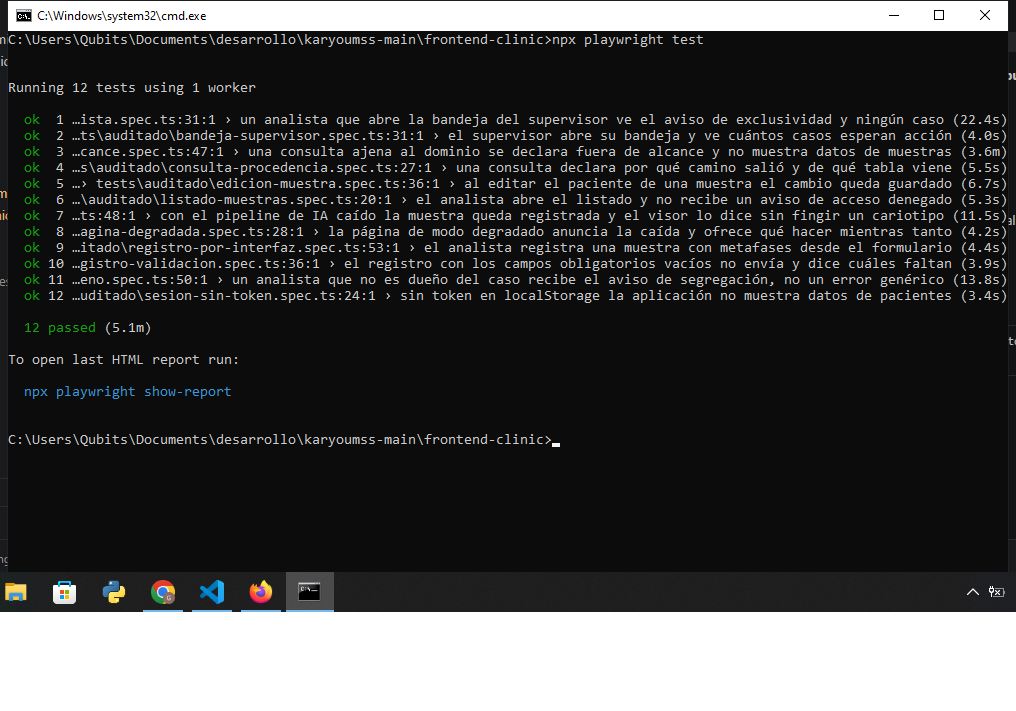
#> input picture docs/M8_E2E/capturas/captura1.png, 1016 x 711 px
$ python anotar_capturas_e2e.py
#> lines starting #> are read from the running program, lines starting #| are printed output that depends on the picture
"""Anota las capturas del entregable M8 sobre la propia imagen.

    py scripts/anotar_capturas_e2e.py

Lee docs/M8_E2E/capturas/captura{1,2,3}.png (las que existan) y escribe
captura{N}_anotada.png al lado, con recuadro, flecha y nota. La consigna exige
la anotacion SOBRE la imagen, no en el texto; este guion la deja reproducible.

Las coordenadas son de las capturas concretas de este entregable (cmd.exe y
el reporte HTML de Playwright a ~1000-1150 px de ancho). Si se retoman con
otro tamano, ajustar las cajas de ANOTACIONES.
"""
import sys
from pathlib import Path

from PIL import Image, ImageDraw, ImageFont

RAIZ = Path(__file__).resolve().parents[1]
CARPETA = RAIZ / 'docs' / 'M8_E2E' / 'capturas'
ROJO = (214, 39, 39)
BLANCO = (255, 255, 255)


def fuente(tam, negrita=False):
    nombre = 'segoeuib.ttf' if negrita else 'segoeui.ttf'
    try:
        return ImageFont.truetype('C:/Windows/Fonts/' + nombre, tam)
    except OSError:
        return ImageFont.load_default()


def nota(d, xy, texto, ancla='la'):
    """Etiqueta con fondo rojo y texto blanco."""
    f = fuente(15, negrita=True)
    x, y = xy
    caja = d.textbbox((x, y), texto, font=f)
    pad = 6
    d.rectangle((caja[0] - pad, caja[1] - pad, caja[2] + pad, caja[3] + pad), fill=ROJO)
    d.text((x, y), texto, font=f, fill=BLANCO)


def flecha(d, desde, hasta, grosor=3):
    d.line((desde, hasta), fill=ROJO, width=grosor)
    import math
    ang = math.atan2(hasta[1] - desde[1], hasta[0] - desde[0])
    largo = 12
    p1 = (hasta[0] - largo * math.cos(ang - 0.45), hasta[1] - largo * math.sin(ang - 0.45))
    p2 = (hasta[0] - largo * math.cos(ang + 0.45), hasta[1] - largo * math.sin(ang + 0.45))
    d.polygon([hasta, p1, p2], fill=ROJO)


def recuadro(d, caja, grosor=3):
    d.rectangle(caja, outline=ROJO, width=grosor)


# Cada entrada: lista de (tipo, argumentos). Coordenadas en pixeles de la captura.
ANOTACIONES = {
    'captura1.png': [
        # cmd 1016x711: comando y~40, los 12 ok en 112..300, resumen en 327.
        ('recuadro', (8, 30, 700, 51)),
        ('nota', ((708, 31), 'comando, desde frontend-clinic/')),
        ('recuadro', (8, 105, 1008, 308)),
        ('nota', ((320, 318), 'los 12 tests auditados, por nombre (tests/auditado/)')),
        ('recuadro', (8, 317, 172, 341)),
        ('flecha', ((320, 400), (178, 331))),
        ('nota', ((320, 392), '12 passed (5.1m): cantidad y tiempo total, sin recortar')),
    ],
    'captura2.png': [
        ('recuadro', (558, 16, 1064, 48)),
        ('nota', ((120, 30), 'reporte HTML: 12 passed, 0 failed')),
        ('recuadro', (790, 60, 1062, 82)),
        ('flecha', ((700, 100), (790, 72))),
        ('nota', ((405, 92), 'MISMA corrida que la terminal: 24/9 1:10, 5.1m')),
        ('recuadro', (86, 320, 1064, 415)),
        ('nota', ((300, 430), 'el unico lento cruza el modelo local (3.6m); los otros 11 suman <1,5 min')),
        ('recuadro', (86, 92, 1064, 1420)),
        ('nota', ((120, 1355), 'los 12 tests con tick verde y su duracion')),
    ],
    'captura3.png': [
        ('recuadro', (585, 16, 1064, 48)),
        ('nota', ((120, 30), 'Rojo controlado: los 15 generados por el agente, sin tocar')),
        ('flecha', ((400, 120), (118, 168))),
        ('nota', ((400, 108), '9 de 15 no llegan a ejecutarse')),
        ('recuadro', (104, 222, 1048, 580)),
        ('nota', ((330, 205), 'CON-05: error de sintaxis, locator sin corchetes')),
        ('nota', ((120, 795), 'Se conservan intactos como evidencia de la auditoria (§3)')),
    ],
}


def anotar(nombre):
#> called with nombre = 'captura1.png'
    ruta = CARPETA / nombre
    if not ruta.exists():
        print('  (no existe)', nombre)
        return
    img = Image.open(ruta).convert('RGB')
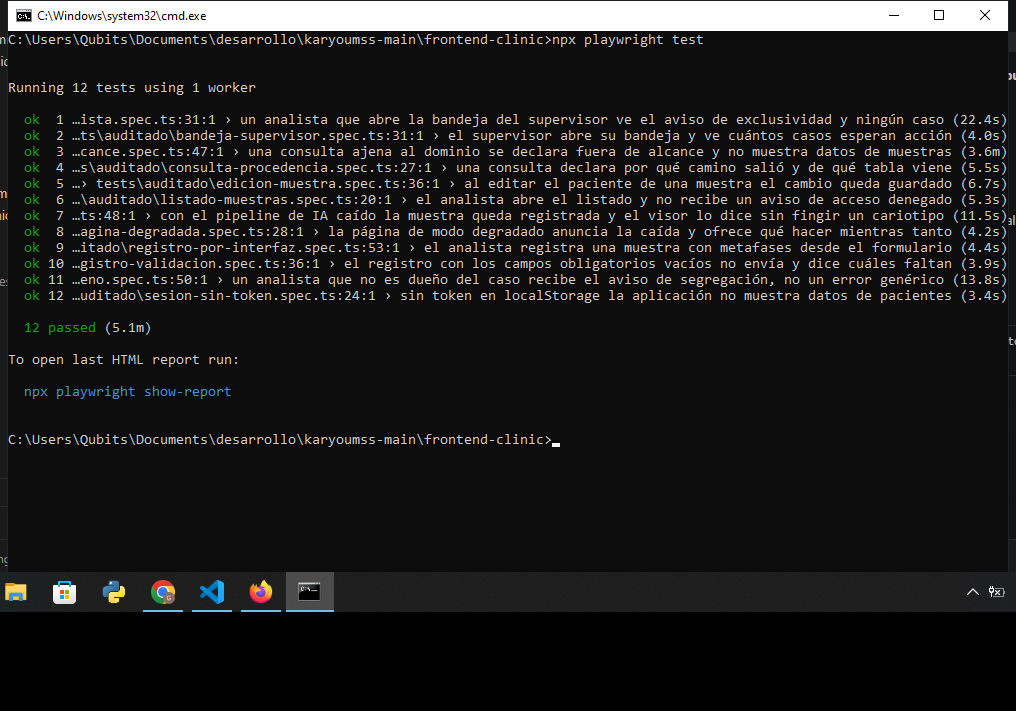
#> img: PIL image 1016x711 RGB; mean R, G, B 29.7, 29.9, 29.8
    d = ImageDraw.Draw(img)
    for tipo, args in ANOTACIONES[nombre]:
        if tipo == 'recuadro':
            recuadro(d, args)
        elif tipo == 'flecha':
            flecha(d, *args)
        elif tipo == 'nota':
            nota(d, args[0], args[1])
    salida = ruta.with_name(ruta.stem + '_anotada.png')
    img.save(salida)
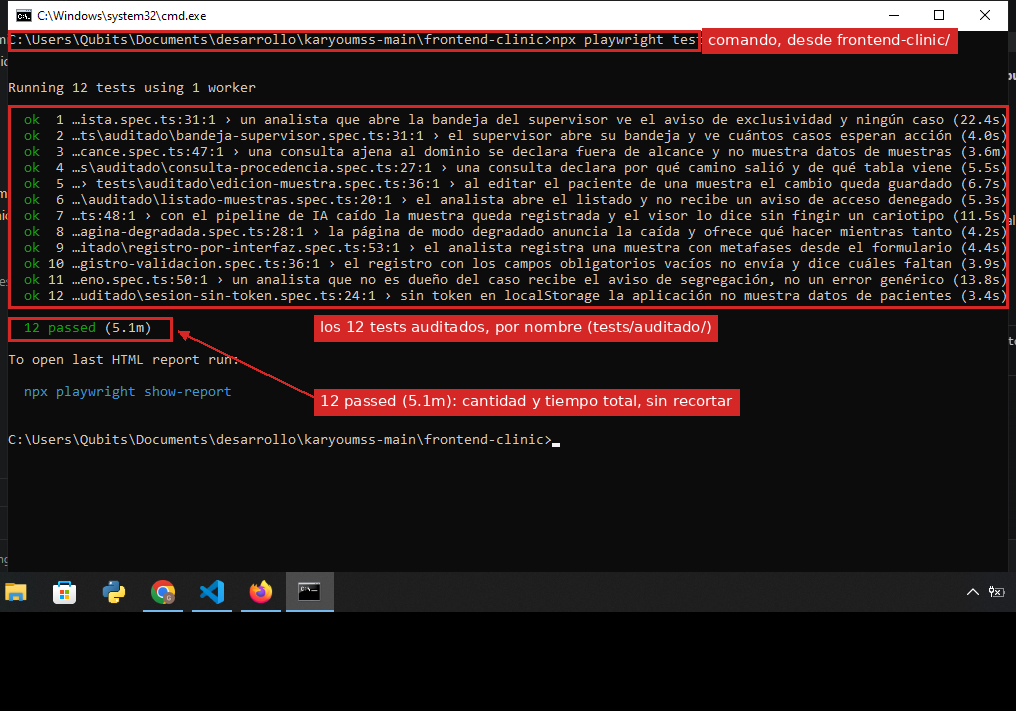
#> saved as captura1_anotada.png: PIL image 1016x711 RGB; mean R, G, B 41.1, 31.8, 31.7
    print('  ok', salida.name, img.size)
#|   ok captura1_anotada.png (1016, 711)


if __name__ == '__main__':
    print('anotando en', CARPETA)
    for n in ANOTACIONES:
        anotar(n)
#> pass 2 of the loop `for n in ANOTACIONES:`:
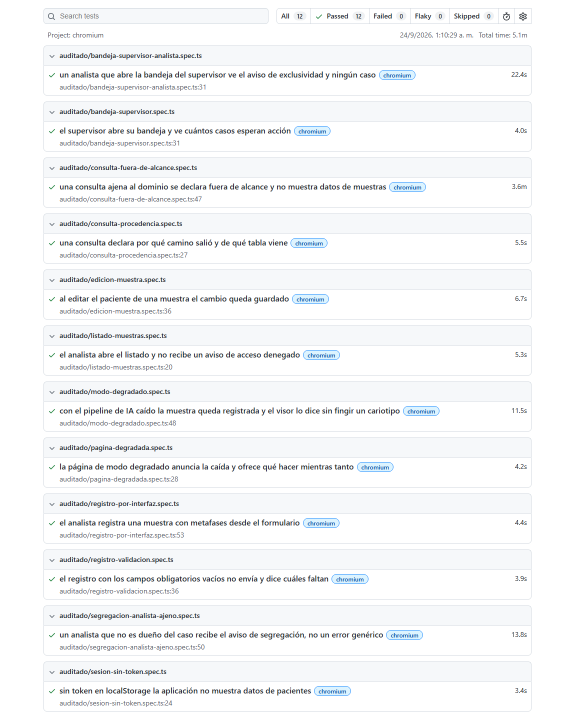
#> input picture docs/M8_E2E/capturas/captura2.png, 1150 x 1430 px (shown at 1/2 size)
#> in anotar, img is the input picture: PIL image 1150x1430 RGB; mean R, G, B 245.1, 246.3, 247.5
#> in anotar (call 2), `img.save(salida)`:
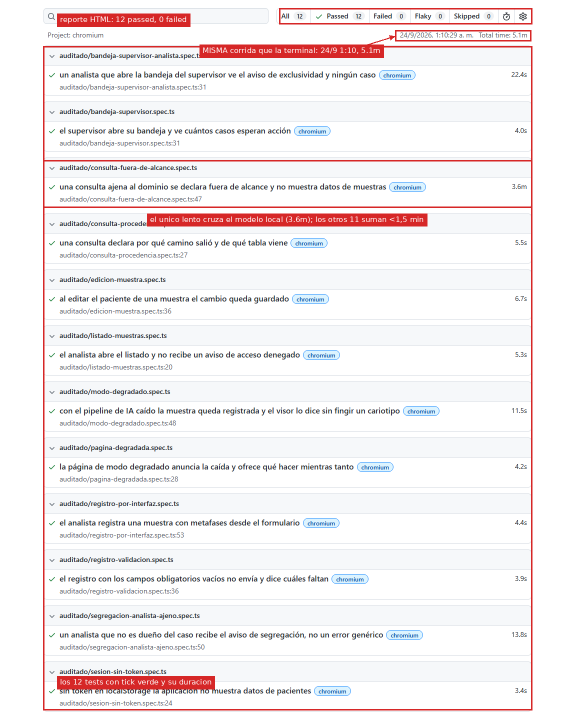
#> saved as captura2_anotada.png: PIL image 1150x1430 RGB (shown at 1/2 size); mean R, G, B 244, 238.8, 239.9
#|   ok captura2_anotada.png (1150, 1430)
#> pass 3 of the loop `for n in ANOTACIONES:`:
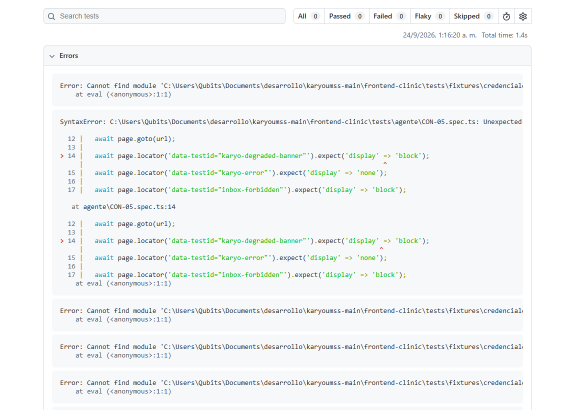
#> input picture docs/M8_E2E/capturas/captura3.png, 1150 x 820 px (shown at 1/2 size)
#> in anotar, img is the input picture: PIL image 1150x820 RGB; mean R, G, B 243, 245.5, 246.1
#> in anotar (call 3), `img.save(salida)`:
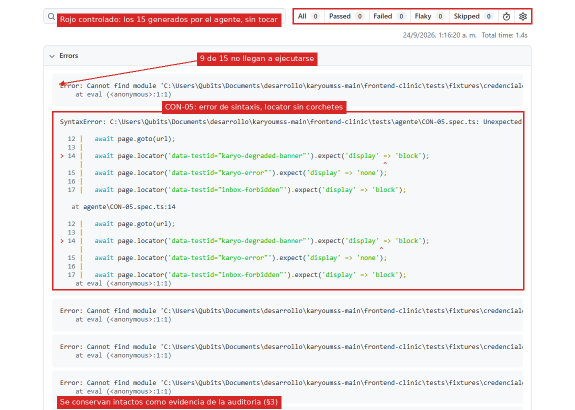
#> saved as captura3_anotada.png: PIL image 1150x820 RGB (shown at 1/2 size); mean R, G, B 241.5, 235.3, 235.8
#|   ok captura3_anotada.png (1150, 820)
